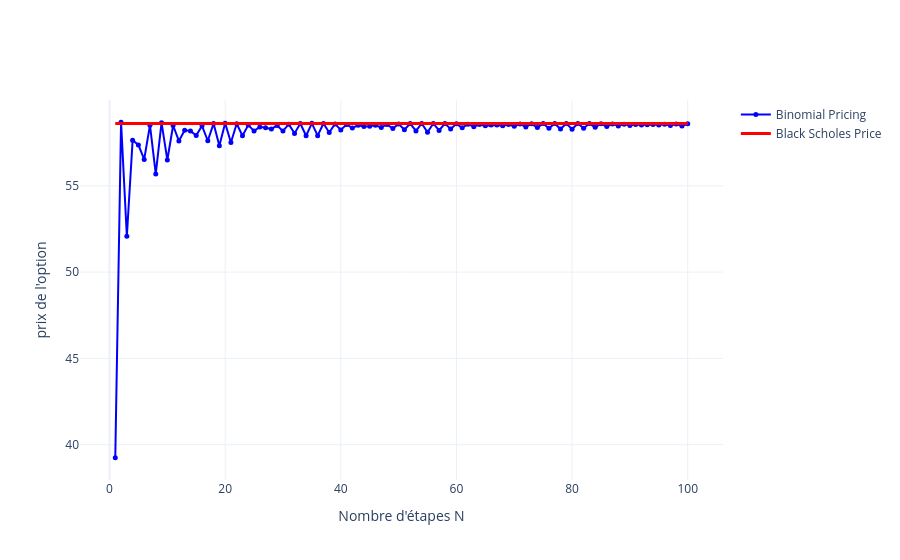
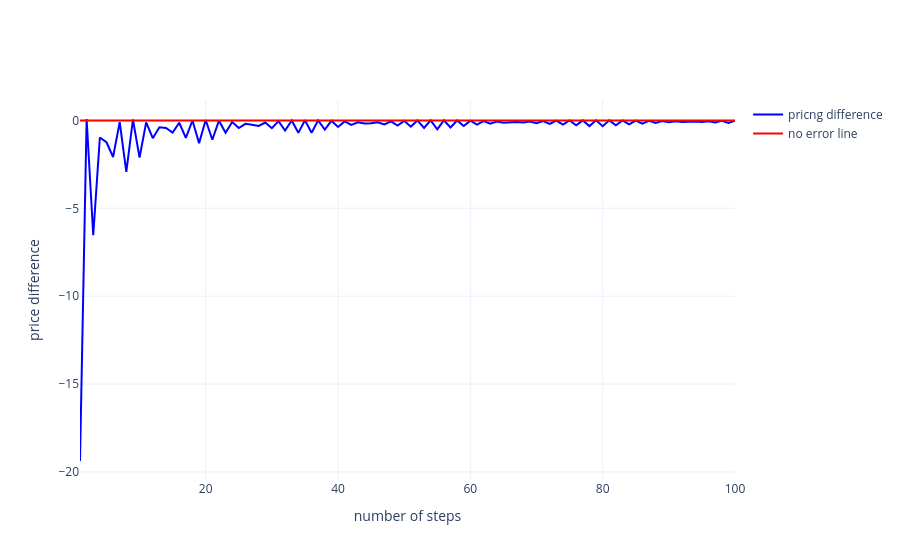

Notebook cell for these charts, in order:
### Code cell
plotly_binomial_convergence(df_convergence,bs_price).show()
